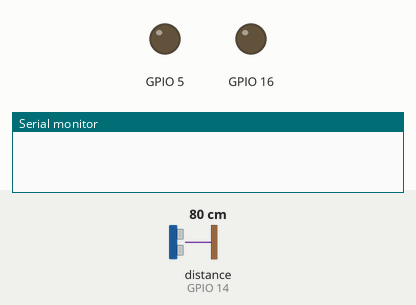
Recording of a program running on a simulated ESP8266 (NodeMCU). On the bench: output pins drawn as LEDs (lit = HIGH), the last lines printed to the serial monitor. Wiring (inferred from the names in the program): ultrasonic range finder: trigger GPIO 12; echo GPIO 14. The test bench sets the inputs (shaded band); at power-on: distance to the obstacle (sensor on GPIO 14) 80 cm. The echo pulse lasts 58.3 µs per cm; WiFi joins after 1.5 s; servers stay silent unless stated; no MQTT or app messages arrive unless stated; pins used as bus, display or sensor lines are not drawn.

Above: at 0.1 s.
At 0.6 s:
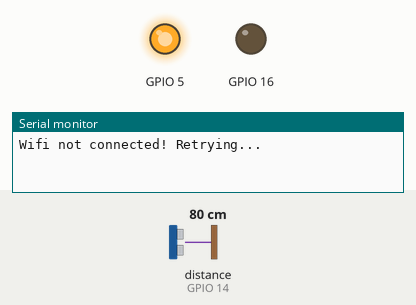
At 1.6 s:
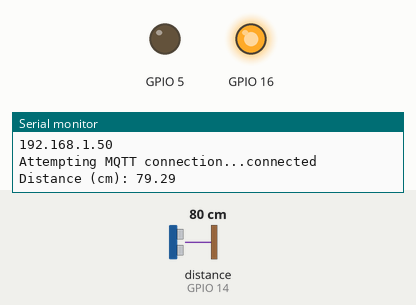
Timing chart, 0 to 3.1 s (numbered marks = the images above):
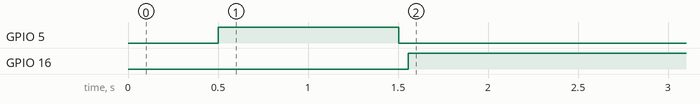

Measured:
- by itself, GPIO 16: LOW → HIGH at 1.6 s

The program:

main.cpp
```cpp
#include <Arduino.h>
#include <ESP8266WiFi.h>
#include <PubSubClient.h>

// WiFi credentials
const char *ssid = "raspberrypi_5";
const char *password = "12345678";
// const char *MQTT_username = "vsh_pi5";
// const char *MQTT_password = "12345678";

// MQTT Broker
const char *mqtt_server = "10.42.0.1";
const int mqtt_port = 1883;

// MQTT Client
WiFiClient espClient;
PubSubClient client(espClient);

// Topic to which ESP8266 will publish
const char *channel = "/esp/obstacle";

// Ultrasonic sensor
#define TRIGGER_PIN 12
#define ECHO_PIN 14
#define SOUND_VELOCITY 0.034 // define sound velocity in cm/uS
#define CM_TO_INCH 0.393701

#define UNIT_LOCATION 0 // up or down
#define UNIT_POSITION 0 // left or right

long duration;
float distanceCm;
float distanceInch;

bool thresh_flag;

// Function to reconnect to MQTT broker
void reconnect(){
	// Loop until we're reconnected
	while (!client.connected()){
		Serial.print("Attempting MQTT connection...");
		// Attempt to connect
		if (client.connect("ESP8266Client")){
			Serial.println("connected");
		}
		else{
			Serial.print("failed, rc=");
			Serial.print(client.state());
			Serial.println(" try again in 5 seconds");
			// Wait 5 seconds before retrying
			delay(5000);
		}
	}
}

void setup(){
	pinMode(16, OUTPUT);
	pinMode(5, OUTPUT);
	Serial.begin(115200); // Starts the serial communication
	// Connect to Wi-Fi
	WiFi.begin(ssid, password);
	Serial.println();

	// Wait for connection
	while (WiFi.status() != WL_CONNECTED){
		delay(500);
		Serial.print("Wifi not connected! Retrying...");
		digitalWrite(5, HIGH);
	}

	digitalWrite(5, LOW);

	Serial.println("");
	Serial.println("WiFi connected");
	Serial.println("IP address: ");
	Serial.println(WiFi.localIP());

	// Setup MQTT client
	client.setServer(mqtt_server, mqtt_port);

	// Setup ultrasonic sensor
	pinMode(TRIGGER_PIN, OUTPUT); // Sets the TRIGGER_PIN as an Output
	pinMode(ECHO_PIN, INPUT);	  // Sets the ECHO_PIN as an Input


	thresh_flag = false;
}

void loop()
{
	if (!client.connected()){
		reconnect();
	}

	digitalWrite(16, HIGH);
	// Sensing distance using ultrasonic sensor
	// Clears the TRIGGER_PIN
	digitalWrite(TRIGGER_PIN, LOW);
	delayMicroseconds(2);

	// Sets the TRIGGER_PIN on HIGH state for 10 micro seconds
	digitalWrite(TRIGGER_PIN, HIGH);
	delayMicroseconds(10);
	digitalWrite(TRIGGER_PIN, LOW);

	// Read the ECHO_PIN, returns the sound wave travel time in microseconds
	duration = pulseIn(ECHO_PIN, HIGH);

	// Calculate the distance
	distanceCm = duration * SOUND_VELOCITY / 2;

	// Prints the distance on the Serial Monitor
	Serial.print("Distance (cm): ");
	Serial.println(distanceCm);

	// Polling to check threshold
	bool threshold = false;

	if (distanceCm < 15) threshold = true; // Send interrupt if distance is less than 3inch
	else threshold = false;

	// Generate payload
	String payload="Stop right there. Back off.";

	// payload = "{\"th\":" + String(threshold) + ",\"loc\":" + String(UNIT_LOCATION) + ",\"pos\":" + String(UNIT_POSITION) + ",\"msg\":\"Stop right there\"}";

	// Send data
	if (threshold && !thresh_flag){
		client.publish(channel, payload.c_str());
		thresh_flag = true;
	}
	else{
		thresh_flag = false;
	}

	delay(1000);
}
```
